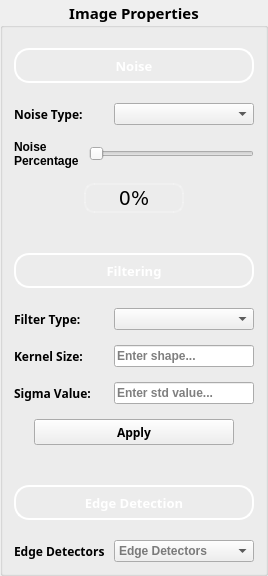
           <widget class="QGroupBox" name="groupBox">
            <property name="maximumSize">
             <size>
              <width>280</width>
              <height>16777215</height>
             </size>
            </property>
            <property name="font">
             <font>
              <family>Yu Gothic UI Semibold</family>
              <pointsize>11</pointsize>
              <weight>75</weight>
              <italic>false</italic>
              <bold>true</bold>
              <underline>false</underline>
             </font>
            </property>
            <property name="title">
             <string>Image Properties</string>
            </property>
            <property name="alignment">
             <set>Qt::AlignCenter</set>
            </property>
            <layout class="QGridLayout" name="gridLayout_18">
             <property name="topMargin">
              <number>20</number>
             </property>
             <property name="verticalSpacing">
              <number>40</number>
             </property>
             <item row="0" column="0">
              <layout class="QGridLayout" name="gridLayout_106">
               <property name="verticalSpacing">
                <number>20</number>
               </property>
               <item row="0" column="0">
                <widget class="QLabel" name="label_53">
                 <property name="sizePolicy">
                  <sizepolicy hsizetype="Preferred" vsizetype="Fixed">
                   <horstretch>0</horstretch>
                   <verstretch>0</verstretch>
                  </sizepolicy>
                 </property>
                 <property name="minimumSize">
                  <size>
                   <width>0</width>
                   <height>35</height>
                  </size>
                 </property>
                 <property name="maximumSize">
                  <size>
                   <width>16777215</width>
                   <height>35</height>
                  </size>
                 </property>
                 <property name="font">
                  <font>
                   <family>Yu Gothic UI Semibold</family>
                   <pointsize>10</pointsize>
                   <weight>75</weight>
                   <bold>true</bold>
                  </font>
                 </property>
                 <property name="styleSheet">
                  <string notr="true">background-color: rgba(255, 255, 255, 0);
color: white;
border: 2px solid white;
border-radius: 15px;</string>
                 </property>
                 <property name="text">
                  <string>Noise</string>
                 </property>
                 <property name="alignment">
                  <set>Qt::AlignCenter</set>
                 </property>
                </widget>
               </item>
               <item row="1" column="0">
                <layout class="QGridLayout" name="gridLayout_107">
                 <property name="verticalSpacing">
                  <number>15</number>
                 </property>
                 <item row="0" column="0">
                  <layout class="QGridLayout" name="gridLayout_125">
                   <item row="0" column="0">
                    <widget class="QLabel" name="label_54">
                     <property name="font">
                      <font>
                       <family>Yu Gothic UI Semibold</family>
                       <pointsize>9</pointsize>
                      </font>
                     </property>
                     <property name="text">
                      <string>Noise Type: </string>
                     </property>
                    </widget>
                   </item>
                   <item row="0" column="1">
                    <widget class="QComboBox" name="comboBox_noise_type">
                     <property name="sizePolicy">
                      <sizepolicy hsizetype="Fixed" vsizetype="Fixed">
                       <horstretch>0</horstretch>
                       <verstretch>0</verstretch>
                      </sizepolicy>
                     </property>
                     <property name="minimumSize">
                      <size>
                       <width>140</width>
                       <height>0</height>
                      </size>
                     </property>
                     <property name="maximumSize">
                      <size>
                       <width>140</width>
                       <height>16777215</height>
                      </size>
                     </property>
                     <property name="font">
                      <font>
                       <family>Yu Gothic UI</family>
                       <pointsize>9</pointsize>
                      </font>
                     </property>
                     <property name="cursor">
                      <cursorShape>PointingHandCursor</cursorShape>
                     </property>
                     <property name="toolTip">
                      <string>Choose noise type</string>
                     </property>
                     <property name="currentIndex">
                      <number>-1</number>
                     </property>
                     <item>
                      <property name="text">
                       <string>Uniform</string>
                      </property>
                     </item>
                     <item>
                      <property name="text">
                       <string>Gaussian</string>
                      </property>
                     </item>
                     <item>
                      <property name="text">
                       <string>Salt &amp; pepper</string>
                      </property>
                     </item>
                    </widget>
                   </item>
                  </layout>
                 </item>
                 <item row="1" column="0">
                  <layout class="QGridLayout" name="gridLayout_113">
                   <property name="horizontalSpacing">
                    <number>10</number>
                   </property>
                   <item row="0" column="0">
                    <widget class="QLabel" name="label_L_noise_3">
                     <property name="font">
                      <font>
                       <family>Yu Gothic UI</family>
                       <pointsize>9</pointsize>
                       <weight>75</weight>
                       <bold>true</bold>
                      </font>
                     </property>
                     <property name="text">
                      <string>Noise
Percentage</string>
                     </property>
                    </widget>
                   </item>
                   <item row="0" column="1">
                    <widget class="QSlider" name="horizontalSlider_noise">
                     <property name="cursor">
                      <cursorShape>PointingHandCursor</cursorShape>
                     </property>
                     <property name="maximum">
                      <number>100</number>
                     </property>
                     <property name="orientation">
                      <enum>Qt::Horizontal</enum>
                     </property>
                    </widget>
                   </item>
                  </layout>
                 </item>
                 <item row="2" column="0">
                  <layout class="QGridLayout" name="gridLayout_122">
                   <item row="0" column="0">
                    <spacer name="horizontalSpacer_19">
                     <property name="orientation">
                      <enum>Qt::Horizontal</enum>
                     </property>
                     <property name="sizeType">
                      <enum>QSizePolicy::Preferred</enum>
                     </property>
                     <property name="sizeHint" stdset="0">
                      <size>
                       <width>40</width>
                       <height>20</height>
                      </size>
                     </property>
                    </spacer>
                   </item>
                   <item row="0" column="1">
                    <widget class="QLabel" name="noise_slider_label">
                     <property name="sizePolicy">
                      <sizepolicy hsizetype="Preferred" vsizetype="Fixed">
                       <horstretch>0</horstretch>
                       <verstretch>0</verstretch>
                      </sizepolicy>
                     </property>
                     <property name="minimumSize">
                      <size>
                       <width>100</width>
                       <height>30</height>
                      </size>
                     </property>
                     <property name="maximumSize">
                      <size>
                       <width>100</width>
                       <height>16777215</height>
                      </size>
                     </property>
                     <property name="font">
                      <font>
                       <family>Verdana</family>
                       <pointsize>14</pointsize>
                       <weight>50</weight>
                       <italic>false</italic>
                       <bold>false</bold>
                       <underline>false</underline>
                       <kerning>true</kerning>
                      </font>
                     </property>
                     <property name="styleSheet">
                      <string notr="true">border: 2px solid rgba(255, 255, 255, 50);
border-radius: 10px;</string>
                     </property>
                     <property name="text">
                      <string>0%</string>
                     </property>
                     <property name="alignment">
                      <set>Qt::AlignCenter</set>
                     </property>
                    </widget>
                   </item>
                   <item row="0" column="2">
                    <spacer name="horizontalSpacer_20">
                     <property name="orientation">
                      <enum>Qt::Horizontal</enum>
                     </property>
                     <property name="sizeType">
                      <enum>QSizePolicy::Preferred</enum>
                     </property>
                     <property name="sizeHint" stdset="0">
                      <size>
                       <width>40</width>
                       <height>20</height>
                      </size>
                     </property>
                    </spacer>
                   </item>
                  </layout>
                 </item>
                </layout>
               </item>
              </layout>
             </item>
             <item row="1" column="0">
              <layout class="QGridLayout" name="gridLayout_6" rowstretch="0,0">
               <property name="verticalSpacing">
                <number>20</number>
               </property>
               <item row="0" column="0">
                <widget class="QLabel" name="label_8">
                 <property name="sizePolicy">
                  <sizepolicy hsizetype="Preferred" vsizetype="Fixed">
                   <horstretch>0</horstretch>
                   <verstretch>0</verstretch>
                  </sizepolicy>
                 </property>
                 <property name="minimumSize">
                  <size>
                   <width>0</width>
                   <height>35</height>
                  </size>
                 </property>
                 <property name="maximumSize">
                  <size>
                   <width>16777215</width>
                   <height>35</height>
                  </size>
                 </property>
                 <property name="font">
                  <font>
                   <family>Yu Gothic UI Semibold</family>
                   <pointsize>10</pointsize>
                   <weight>75</weight>
                   <bold>true</bold>
                  </font>
                 </property>
                 <property name="styleSheet">
                  <string notr="true">background-color: rgba(255, 255, 255, 0);
color: white;
border: 2px solid white;
border-radius: 15px;</string>
                 </property>
                 <property name="text">
                  <string>Filtering</string>
                 </property>
                 <property name="alignment">
                  <set>Qt::AlignCenter</set>
                 </property>
                </widget>
               </item>
               <item row="1" column="0">
                <layout class="QGridLayout" name="gridLayout">
                 <property name="verticalSpacing">
                  <number>15</number>
                 </property>
                 <item row="2" column="0">
                  <layout class="QGridLayout" name="gridLayout_4">
                   <property name="verticalSpacing">
                    <number>10</number>
                   </property>
                   <item row="0" column="0">
                    <widget class="QLabel" name="label_6">
                     <property name="font">
                      <font>
                       <family>Yu Gothic UI Semibold</family>
                       <pointsize>9</pointsize>
                      </font>
                     </property>
                     <property name="text">
                      <string>Sigma Value:</string>
                     </property>
                    </widget>
                   </item>
                   <item row="0" column="1">
                    <widget class="QLineEdit" name="lineEdit_sigma_value">
                     <property name="sizePolicy">
                      <sizepolicy hsizetype="Fixed" vsizetype="Fixed">
                       <horstretch>0</horstretch>
                       <verstretch>0</verstretch>
                      </sizepolicy>
                     </property>
                     <property name="minimumSize">
                      <size>
                       <width>140</width>
                       <height>0</height>
                      </size>
                     </property>
                     <property name="maximumSize">
                      <size>
                       <width>140</width>
                       <height>16777215</height>
                      </size>
                     </property>
                     <property name="font">
                      <font>
                       <family>Yu Gothic UI</family>
                       <pointsize>9</pointsize>
                      </font>
                     </property>
                     <property name="cursor">
                      <cursorShape>PointingHandCursor</cursorShape>
                     </property>
                     <property name="toolTip">
                      <string>Enter the sigma value</string>
                     </property>
                     <property name="cursorPosition">
                      <number>0</number>
                     </property>
                     <property name="alignment">
                      <set>Qt::AlignLeading|Qt::AlignLeft|Qt::AlignVCenter</set>
                     </property>
                     <property name="placeholderText">
                      <string>Enter std value...</string>
                     </property>
                     <property name="clearButtonEnabled">
                      <bool>false</bool>
                     </property>
                    </widget>
                   </item>
                  </layout>
                 </item>
                 <item row="1" column="0">
                  <layout class="QGridLayout" name="gridLayout_3">
                   <property name="verticalSpacing">
                    <number>10</number>
                   </property>
                   <item row="0" column="0">
                    <widget class="QLabel" name="label_2">
                     <property name="font">
                      <font>
                       <family>Yu Gothic UI Semibold</family>
                       <pointsize>9</pointsize>
                      </font>
                     </property>
                     <property name="text">
                      <string>Kernel Size:</string>
                     </property>
                    </widget>
                   </item>
                   <item row="0" column="1">
                    <widget class="QLineEdit" name="lineEdit_kernel_size">
                     <property name="sizePolicy">
                      <sizepolicy hsizetype="Fixed" vsizetype="Fixed">
                       <horstretch>0</horstretch>
                       <verstretch>0</verstretch>
                      </sizepolicy>
                     </property>
                     <property name="minimumSize">
                      <size>
                       <width>140</width>
                       <height>0</height>
                      </size>
                     </property>
                     <property name="maximumSize">
                      <size>
                       <width>140</width>
                       <height>16777215</height>
                      </size>
                     </property>
                     <property name="font">
                      <font>
                       <family>Yu Gothic UI</family>
                       <pointsize>9</pointsize>
                      </font>
                     </property>
                     <property name="cursor">
                      <cursorShape>PointingHandCursor</cursorShape>
                     </property>
                     <property name="toolTip">
                      <string>Enter the kernel size</string>
                     </property>
                     <property name="cursorPosition">
                      <number>0</number>
                     </property>
                     <property name="alignment">
                      <set>Qt::AlignLeading|Qt::AlignLeft|Qt::AlignVCenter</set>
                     </property>
                     <property name="placeholderText">
                      <string>Enter shape...</string>
                     </property>
                     <property name="clearButtonEnabled">
                      <bool>false</bool>
                     </property>
                    </widget>
                   </item>
                  </layout>
                 </item>
                 <item row="0" column="0">
                  <layout class="QGridLayout" name="gridLayout_2">
                   <property name="verticalSpacing">
                    <number>7</number>
                   </property>
                   <item row="0" column="0">
                    <widget class="QLabel" name="label_4">
                     <property name="font">
                      <font>
                       <family>Yu Gothic UI Semibold</family>
                       <pointsize>9</pointsize>
                      </font>
                     </property>
                     <property name="text">
                      <string>Filter Type:</string>
                     </property>
                    </widget>
                   </item>
                   <item row="0" column="1">
                    <widget class="QComboBox" name="comboBox_filter_type">
                     <property name="sizePolicy">
                      <sizepolicy hsizetype="Fixed" vsizetype="Fixed">
                       <horstretch>0</horstretch>
                       <verstretch>0</verstretch>
                      </sizepolicy>
                     </property>
                     <property name="minimumSize">
                      <size>
                       <width>140</width>
                       <height>0</height>
                      </size>
                     </property>
                     <property name="maximumSize">
                      <size>
                       <width>150</width>
                       <height>16777215</height>
                      </size>
                     </property>
                     <property name="font">
                      <font>
                       <family>Yu Gothic UI</family>
                       <pointsize>9</pointsize>
                      </font>
                     </property>
                     <property name="cursor">
                      <cursorShape>PointingHandCursor</cursorShape>
                     </property>
                     <property name="toolTip">
                      <string>Choose filter type</string>
                     </property>
                     <property name="currentIndex">
                      <number>-1</number>
                     </property>
                     <item>
                      <property name="text">
                       <string>Mean</string>
                      </property>
                     </item>
                     <item>
                      <property name="text">
                       <string>Gaussian</string>
                      </property>
                     </item>
                     <item>
                      <property name="text">
                       <string>Median</string>
                      </property>
                     </item>
                     <item>
                      <property name="text">
                       <string>LPF</string>
                      </property>
                     </item>
                     <item>
                      <property name="text">
                       <string>HPF</string>
                      </property>
                     </item>
                     <item>
                      <property name="text">
                       <string>None</string>
                      </property>
                     </item>
                    </widget>
                   </item>
                  </layout>
                 </item>
                 <item row="3" column="0">
                  <layout class="QGridLayout" name="gridLayout_19">
                   <item row="0" column="0">
                    <spacer name="horizontalSpacer_9">
                     <property name="orientation">
                      <enum>Qt::Horizontal</enum>
                     </property>
                     <property name="sizeType">
                      <enum>QSizePolicy::Fixed</enum>
                     </property>
                     <property name="sizeHint" stdset="0">
                      <size>
                       <width>20</width>
                       <height>20</height>
                      </size>
                     </property>
                    </spacer>
                   </item>
                   <item row="0" column="1">
                    <widget class="QPushButton" name="apply_filter_btn">
                     <property name="minimumSize">
                      <size>
                       <width>200</width>
                       <height>26</height>
                      </size>
                     </property>
                     <property name="font">
                      <font>
                       <family>Yu Gothic UI Semibold</family>
                       <pointsize>9</pointsize>
                      </font>
                     </property>
                     <property name="cursor">
                      <cursorShape>PointingHandCursor</cursorShape>
                     </property>
                     <property name="text">
                      <string>Apply</string>
                     </property>
                    </widget>
                   </item>
                   <item row="0" column="2">
                    <spacer name="horizontalSpacer_10">
                     <property name="orientation">
                      <enum>Qt::Horizontal</enum>
                     </property>
                     <property name="sizeType">
                      <enum>QSizePolicy::Fixed</enum>
                     </property>
                     <property name="sizeHint" stdset="0">
                      <size>
                       <width>20</width>
                       <height>20</height>
                      </size>
                     </property>
                    </spacer>
                   </item>
                  </layout>
                 </item>
                </layout>
               </item>
              </layout>
             </item>
             <item row="2" column="0">
              <layout class="QGridLayout" name="gridLayout_5" rowstretch="0,0">
               <property name="verticalSpacing">
                <number>20</number>
               </property>
               <item row="0" column="0">
                <widget class="QLabel" name="label_7">
                 <property name="sizePolicy">
                  <sizepolicy hsizetype="Preferred" vsizetype="Fixed">
                   <horstretch>0</horstretch>
                   <verstretch>0</verstretch>
                  </sizepolicy>
                 </property>
                 <property name="minimumSize">
                  <size>
                   <width>0</width>
                   <height>35</height>
                  </size>
                 </property>
                 <property name="maximumSize">
                  <size>
                   <width>16777215</width>
                   <height>35</height>
                  </size>
                 </property>
                 <property name="font">
                  <font>
                   <family>Yu Gothic UI Semibold</family>
                   <pointsize>10</pointsize>
                   <weight>75</weight>
                   <bold>true</bold>
                  </font>
                 </property>
                 <property name="styleSheet">
                  <string notr="true">background-color: rgba(255, 255, 255, 0);
color: white;
border: 2px solid white;
border-radius: 15px;</string>
                 </property>
                 <property name="text">
                  <string>Edge Detection</string>
                 </property>
                 <property name="alignment">
                  <set>Qt::AlignCenter</set>
                 </property>
                </widget>
               </item>
               <item row="1" column="0">
                <layout class="QGridLayout" name="gridLayout_7">
                 <property name="verticalSpacing">
                  <number>7</number>
                 </property>
                 <item row="0" column="0">
                  <widget class="QLabel" name="label_3">
                   <property name="font">
                    <font>
                     <family>Yu Gothic UI Semibold</family>
                     <pointsize>9</pointsize>
                    </font>
                   </property>
                   <property name="text">
                    <string>Edge Detectors</string>
                   </property>
                  </widget>
                 </item>
                 <item row="0" column="1">
                  <widget class="QComboBox" name="comboBox_edge_detectors">
                   <property name="sizePolicy">
                    <sizepolicy hsizetype="Fixed" vsizetype="Fixed">
                     <horstretch>0</horstretch>
                     <verstretch>0</verstretch>
                    </sizepolicy>
                   </property>
                   <property name="minimumSize">
                    <size>
                     <width>140</width>
                     <height>0</height>
                    </size>
                   </property>
                   <property name="maximumSize">
                    <size>
                     <width>140</width>
                     <height>16777215</height>
                    </size>
                   </property>
                   <property name="font">
                    <font>
                     <family>Yu Gothic UI</family>
                     <pointsize>9</pointsize>
                    </font>
                   </property>
                   <property name="cursor">
                    <cursorShape>PointingHandCursor</cursorShape>
                   </property>
                   <property name="acceptDrops">
                    <bool>false</bool>
                   </property>
                   <property name="toolTip">
                    <string>Choose edge detector</string>
                   </property>
                   <property name="autoFillBackground">
                    <bool>false</bool>
                   </property>
                   <property name="styleSheet">
                    <string notr="true">color: black;</string>
                   </property>
                   <property name="currentText">
                    <string/>
                   </property>
                   <property name="currentIndex">
                    <number>-1</number>
                   </property>
                   <property name="placeholderText">
                    <string>Edge Detectors</string>
                   </property>
                   <property name="frame">
                    <bool>true</bool>
                   </property>
                   <property name="modelColumn">
                    <number>0</number>
                   </property>
                   <item>
                    <property name="text">
                     <string>Canny</string>
                    </property>
                   </item>
                   <item>
                    <property name="text">
                     <string>Prewitt</string>
                    </property>
                   </item>
                   <item>
                    <property name="text">
                     <string>Roberts</string>
                    </property>
                   </item>
                   <item>
                    <property name="text">
                     <string>Sobel</string>
                    </property>
                   </item>
                  </widget>
                 </item>
                </layout>
               </item>
              </layout>
             </item>
            </layout>
           </widget>
